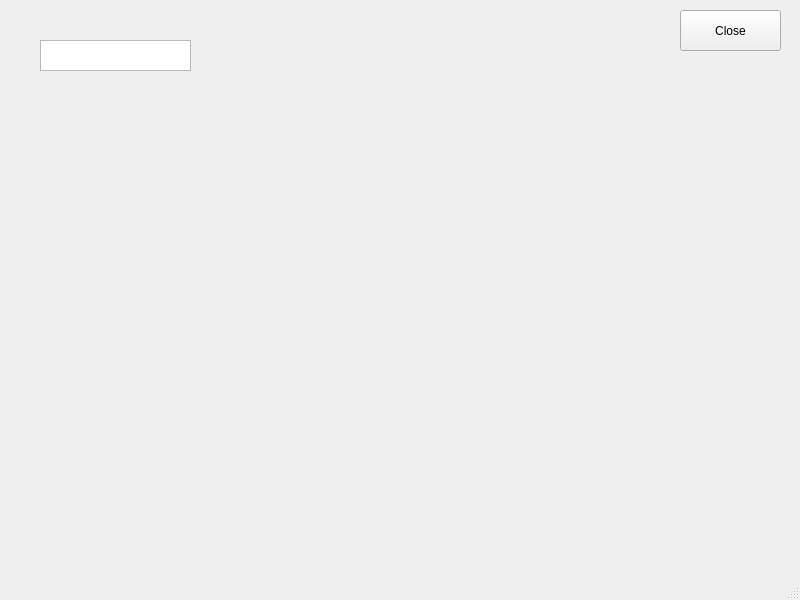
<?xml version="1.0" encoding="UTF-8"?>
<ui version="4.0">
 <class>MainWindow</class>
 <widget class="QMainWindow" name="MainWindow">
  <property name="geometry">
   <rect>
    <x>0</x>
    <y>0</y>
    <width>800</width>
    <height>600</height>
   </rect>
  </property>
  <property name="windowTitle">
   <string>MainWindow</string>
  </property>
  <widget class="QWidget" name="centralwidget">
   <widget class="QPushButton" name="pushButton">
    <property name="geometry">
     <rect>
      <x>680</x>
      <y>10</y>
      <width>101</width>
      <height>41</height>
     </rect>
    </property>
    <property name="text">
     <string>Close</string>
    </property>
   </widget>
   <widget class="QTextEdit" name="MainWindow_2">
    <property name="geometry">
     <rect>
      <x>40</x>
      <y>40</y>
      <width>151</width>
      <height>31</height>
     </rect>
    </property>
   </widget>
  </widget>
  <widget class="QMenuBar" name="menubar">
   <property name="geometry">
    <rect>
     <x>0</x>
     <y>0</y>
     <width>800</width>
     <height>21</height>
    </rect>
   </property>
  </widget>
  <widget class="QStatusBar" name="statusbar"/>
 </widget>
 <resources/>
 <connections/>
</ui>
